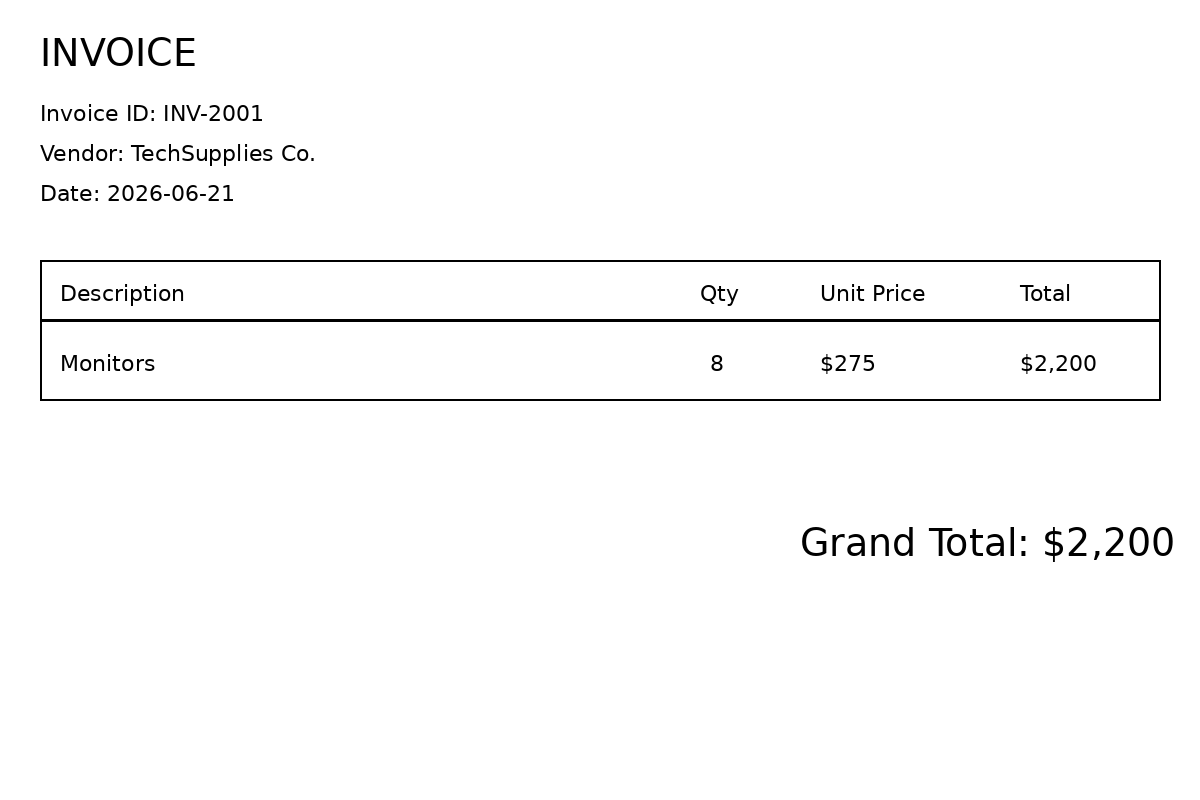
#> input picture sample_invoices/INV-2001.png, 1200 x 800 px; its folder holds only this picture in this run
$ python preprocessing.py
#> lines starting #> are read from the running program, lines starting #| are printed output that depends on the picture; after the words box and inside, x2 and y2 are one past the last pixel; in counts of white or black regions, pixels touching at a corner belong together
# preprocessing.py
# Station 1: Clean the invoice image before reading it
import cv2 # OpenCV - the image processing library
import os


MIN_WIDTH_FOR_OCR = 1400
DEFAULT_PREPROCESSED_DIR = os.path.join("output", "preprocessed_images")


def load_image(image_path):
    """
    Load the image from a file path
    image_path = the location of the image on your computer
    """
#> called with image_path = 'sample_invoices/INV-2001.png'
    image = cv2.imread(image_path)
#> image is the input picture: shape (800, 1200, 3); min 0, max 255, mean 250.1
    if image is None:
        raise FileNotFoundError(f"Could not load image: {image_path}")
    return image


def resize_for_ocr(image):
    """
    Enlarges small invoice images so table text and prices are easier to read.
    Already-large images are left unchanged.
    """
    height, width = image.shape[:2]
#> height = 800; width = 1200
    if width >= MIN_WIDTH_FOR_OCR:
        return image

    scale = MIN_WIDTH_FOR_OCR / width
#> scale = 1.17
    new_size = (int(width * scale), int(height * scale))
#> new_size = (1400, 933)
    return cv2.resize(image, new_size, interpolation=cv2.INTER_CUBIC)
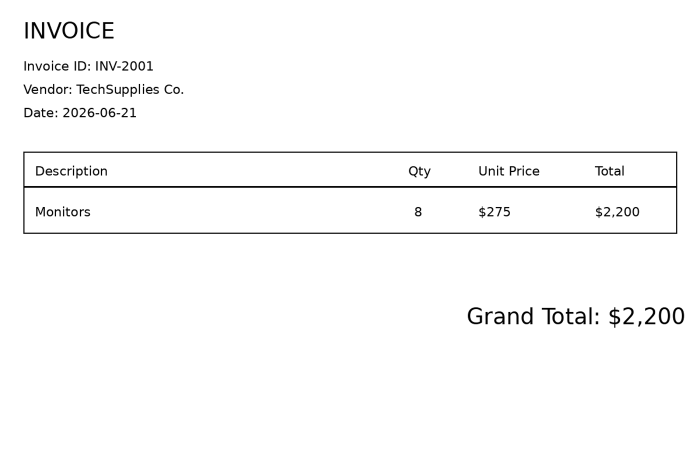
#> returned value: shape (933, 1400, 3) (shown at 1/2 size); min 0, max 255, mean 250.1


def convert_to_grayscale(image):
    """
    Converts a colorful image to black and white.
    Color is unnecessary for reading text - this process simplifies the image.
    """

    gray = cv2.cvtColor(image, cv2.COLOR_BGR2GRAY)
    return gray


def reduce_noise(gray_image):
    """
    Blurs the image slightly to remove random specks and noise.
    Think of it like wiping dust off a document.
    5, 5 = the size of the blur (small enough to not blur the text)
    0 = calculated autommatically by OpenCV
    """
    blurred = cv2.medianBlur(gray_image, 3)
    return blurred


def binarize(blurred_image):
    """
    Converts the image to PURE black and white - no grey allowed.
    This makes text pop out sharply for the OCR engine to read.

    ADAPTIVE = it adjusts the black/white threshold for different
               parts of the image (handles uneven lighting)
    GAUSSIAN_C = the math formula used to calculate the threshold
    BINARY     = output is binary (black or white only)
    11         = how many pixels around each point it considers
    2          = fine-tuning constant subtracted from the result
    """
    binary = cv2.adaptiveThreshold(
        blurred_image,
        255,
        cv2.ADAPTIVE_THRESH_GAUSSIAN_C,
        cv2.THRESH_BINARY,
        11,
        2
    )
#> binary: shape (933, 1400); 97.8% white; 139 black regions (17 under 20 px), largest, box (x1, y1, x2, y2) and area: (46, 303, 1355, 468) 13858, (64, 44, 89, 77) 394, (125, 43, 155, 77) 385
    return binary


def save_processed_image(clean_image, image_path, output_dir=DEFAULT_PREPROCESSED_DIR):
    """
    Saves the processed OCR-ready image for inspection/debugging.
    The output is kept outside sample_invoices so main.py does not process it
    as another invoice.
    """
    os.makedirs(output_dir, exist_ok=True)
    base_name = os.path.splitext(os.path.basename(image_path))[0]
    output_path = os.path.join(output_dir, f"{base_name}_preprocessed.png")
    cv2.imwrite(output_path, clean_image)
    return output_path


def preprocess_image(image_path, save_debug=False, output_dir=DEFAULT_PREPROCESSED_DIR):
    """
    THE MAIN FUNCTION - runs all 4 steps in order.
    This is the only function other files will call.
    Give it an image path, it returns a clean image.
    """
    image = load_image(image_path)
    image = resize_for_ocr(image)
    gray = convert_to_grayscale(image)
    blurred = reduce_noise(gray)
    clean = binarize(blurred)

    if save_debug:
        save_processed_image(clean, image_path, output_dir)

    return clean


# =====================================================================
# Folder Discovery & Pipeline Verification Testing
# =====================================================================
from pathlib import Path

def discover_and_preprocess_invoices(input_folder, debug_output_dir=DEFAULT_PREPROCESSED_DIR):
    """
    Scans a folder for invoice images, runs the preprocessing pipeline on each,
    and saves the visual debug output to verify that everything works.
    """
    input_path = Path(input_folder)

    # 1. Check if the source folder exists
    if not input_path.exists():
        print(f"❌ Error: The folder '{input_folder}' does not exist.")
        return []

    # 2. Find all common image formats (case-insensitive extensions)
    valid_extensions = ("*.png", "*.jpg", "*.jpeg", "*.tiff", "*.bmp")
    invoice_files = []
    for ext in valid_extensions:
        # rglob scans the folder AND any subfolders inside it
        invoice_files.extend(list(input_path.rglob(ext)))
        invoice_files.extend(list(input_path.rglob(ext.upper())))

    print(f"🔍 Found {len(invoice_files)} invoice(s) inside '{input_folder}'.")

    # 3. Process each discovered invoice file
    processed_paths = []
    for i, file_path in enumerate(invoice_files, 1):
        str_path = str(file_path)
        print(f"[{i}/{len(invoice_files)}] Processing: {file_path.name}...")

        try:
            # Run the main pipeline and force save_debug=True to visually inspect results
            preprocess_image(str_path, save_debug=True, output_dir=debug_output_dir)
            processed_paths.append(str_path)

        except Exception as e:
            print(f"❌ Failed to preprocess {file_path.name}. Error: {e}")

    print(f"\n✅ Done! Check your preprocessed images in: '{debug_output_dir}'")
    return processed_paths


if __name__ == "__main__":
    # Define where your raw invoices are located
    # Change "sample_invoices" to the actual name of your input folder
    INPUT_INVOICES_FOLDER = "sample_invoices"

    print("--- Starting ML Pipeline Preprocessing Verification ---")
    discover_and_preprocess_invoices(INPUT_INVOICES_FOLDER)
